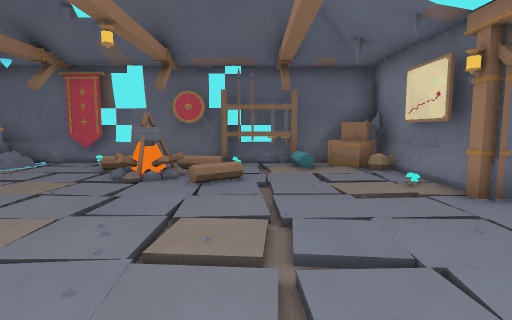
View 1 (above)

12 first-person views from a walk through a 3-D level made in the Godot game engine. The camera is 1.5 m above the floor, tilts 6° down and sees 80° across. Doors that lead somewhere are drawn open, without their leaves. The floor is counted in squares, 1.39 m on a side. Each view is taken from the middle of a square. On the plan, view 1 faces up. The plan holds only what a view shows up to about 12 squares ahead; the rest is blank. Characters and animated objects are left out.

View 2
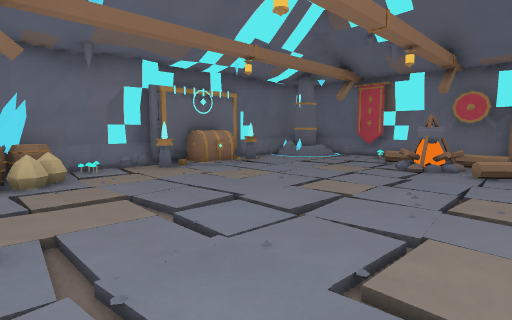

View 3
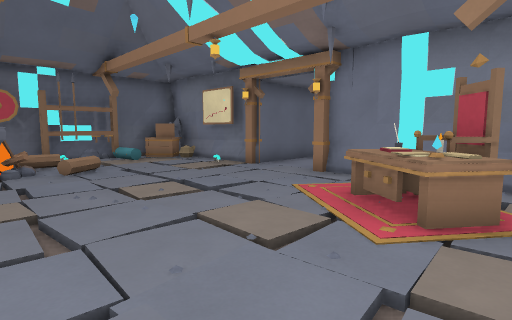

View 4
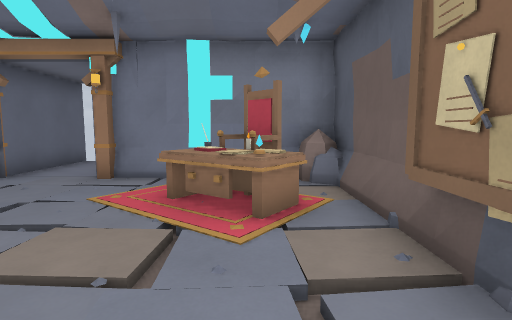

View 5
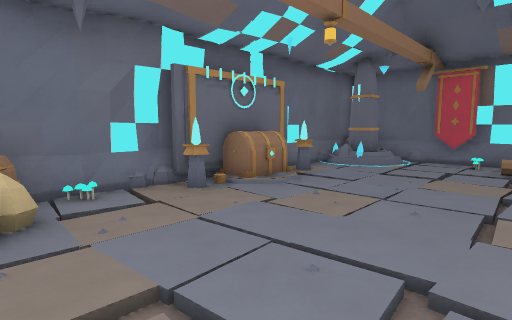

View 6
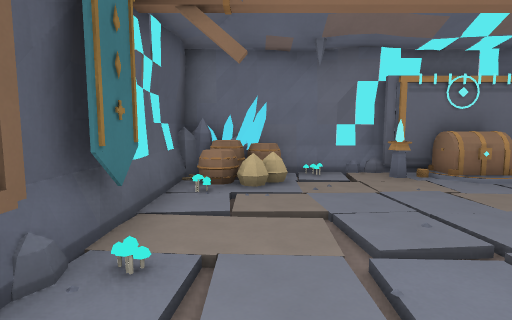

View 7
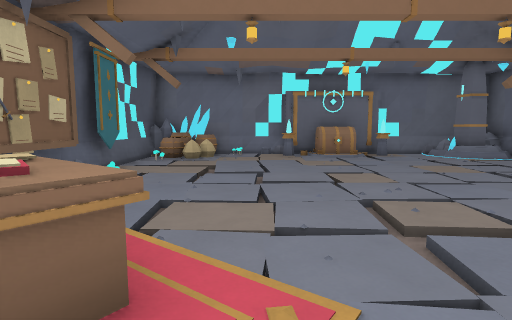

View 8
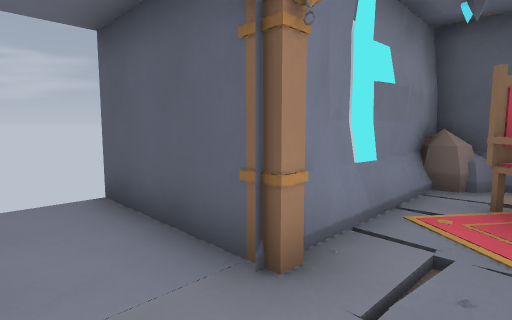

View 9
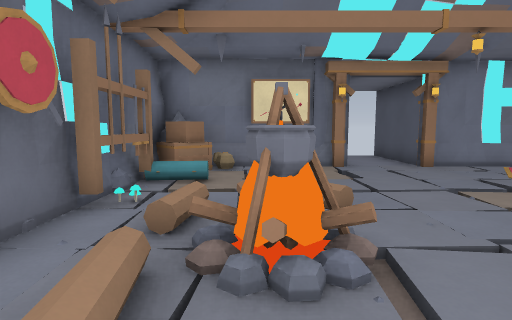

View 10
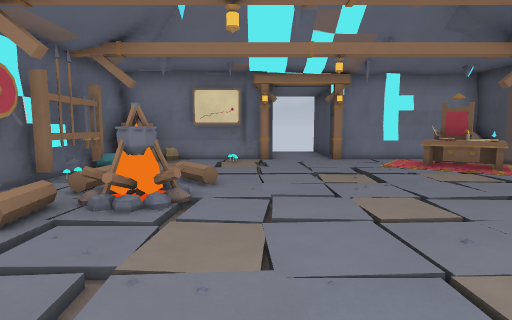

View 11
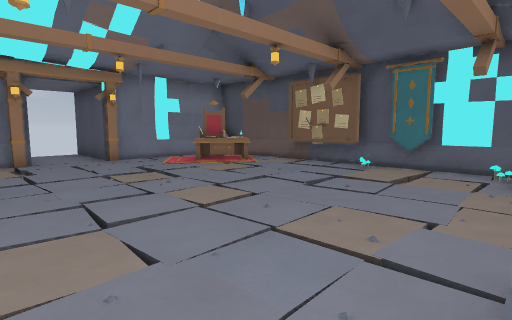

View 12
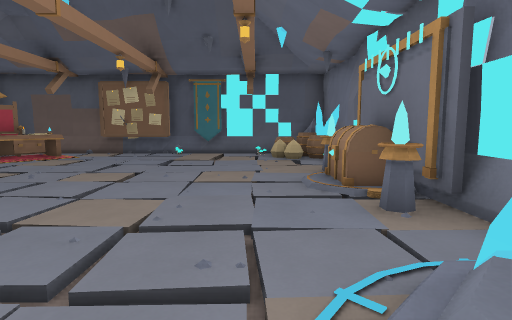

### Floor plan
Key: @ floor where view 1 was taken; # wall or solid block; . main floor; - floor 0.25 m lower than the main floor; / step, stairs or slope; D door; = window, fence, low wall or low ledge; ^ raised ledge; B banner; R rock; A rack; C chest; E desk; H chair; O other object.
Columns run from 9 left of view 1 to 7 right of it. Each row starts with its distance up from view 1.
 10   ###########
  9  ##-B=###RA=##
  8 ###-.#=#O.=.##
  7 #./-..##.....#
  6 #.....=#O....#
  5 #O......-....####
  4  CC.........DD..D
  3   O.....-...DD..D
  2 #R...........####
  1 #...........-#
  0 #=...-..-@EH/#
 -1 ##=-...../EH.#
 -2 ##^#.B..-...R#
 -3  ###########R#

Where each view was taken, in squares from view 1:
view 1: 0 up, 0 right, facing up
view 2: 2 down, 0 right, facing up-left
view 3: 2 down, 3 left, facing up-right
view 4: 1 down, 3 left, facing right
view 5: 1 down, 3 left, facing up-left
view 6: 1 down, 1 left, facing left
view 7: 1 up, 3 right, facing left
view 8: 4 up, 2 right, facing down-right
view 9: 7 up, 5 left, facing right
view 10: 5 up, 7 left, facing right
view 11: 6 up, 7 left, facing down-right
view 12: 9 up, 6 left, facing down
